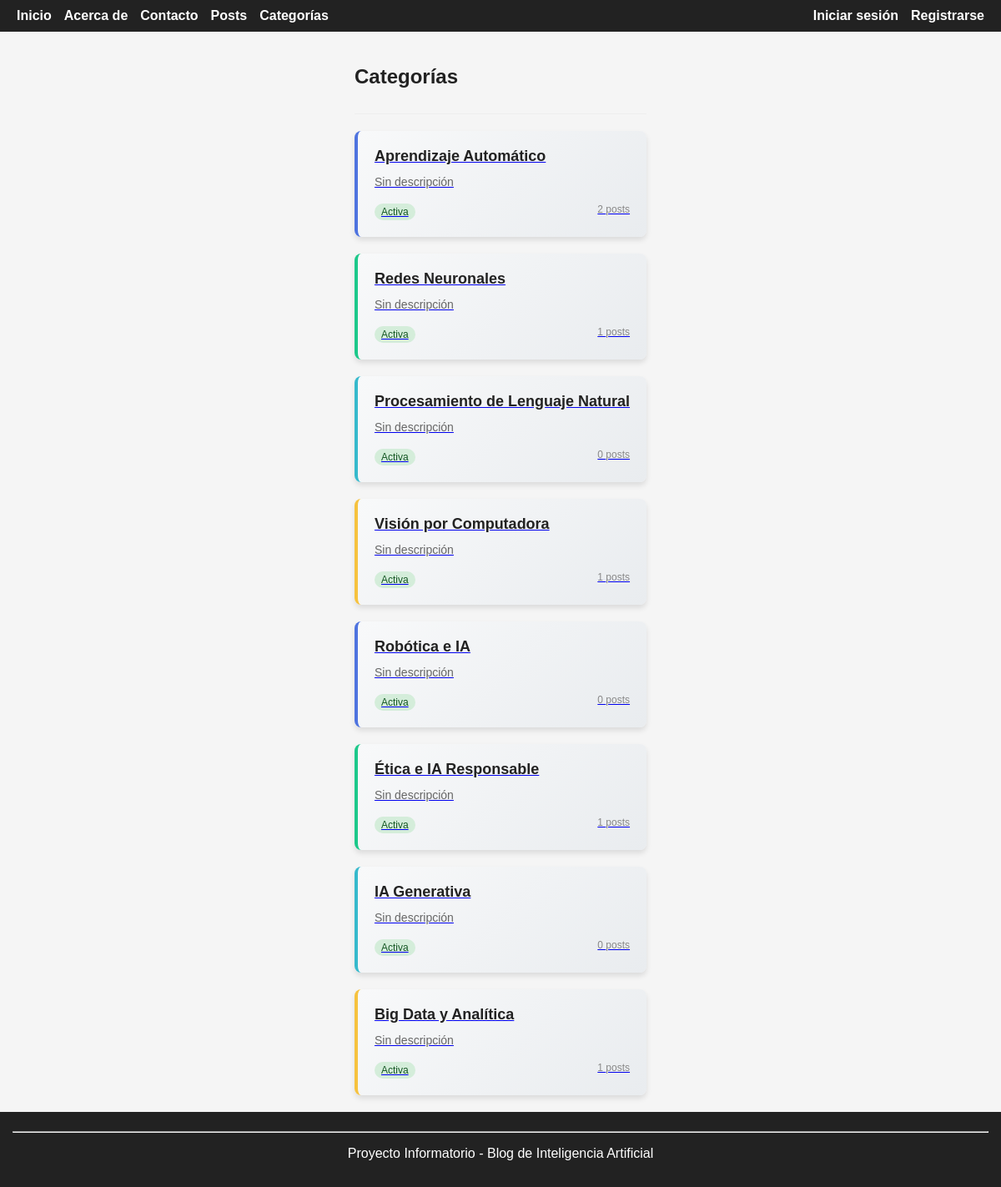
Page /categorias/ on the committed database.
### categorias/models.py (models this page shows, shortened)
class Categoria(models.Model):
    nombre = models.CharField(max_length=100, unique=True)
    slug = models.SlugField(unique=True, blank=True, null=True)

### categorias/views.py (the view)
# urls.py: path('', views.lista_categorias, name='categorias_lista'),
def lista_categorias(request):
    categorias = Categoria.objects.all()
    return render(request, 'categorias/lista_categorias.html', {'categorias': categorias})

### paginas/context_processors.py (called while the page is built)
def categorias_context(request):
    return {
        'categorias_globales': Categoria.objects.all()
    }

### categorias/templates/categorias/lista_categorias.html
{% extends "base.html" %}
{% block content %}
<div class="category-header">
    <h2 class="category-title">Categorías</h2>
</div>
<div class="categories-container">
    {% for categoria in categorias %}
    <a href="{% url 'posts_por_categoria' categoria.slug %}" class="category-card">
        <div class="category-name">{{ categoria.nombre }}</div>
        <div class="category-description">
            {{ categoria.descripcion|default:"Sin descripción" }}
        </div>
        <div class="category-meta">
            <span class="category-status active">Activa</span>
            <span>{{ categoria.posts.count }} posts</span>
        </div>
    </a>
    {% empty %}
        <p>No hay categorías creadas.</p>
    {% endfor %}
</div>
{% endblock %}

### static/css/style.css (style rules this page uses)
body { font-family: Arial, sans-serif; background-color: #f5f5f5; margin: 0; padding: 0; min-height: 100vh; display: flex; flex-direction: column; }
.categories-container { display: grid; grid-template-columns: repeat(auto-fill, minmax(250px, 1fr)); gap: 20px; margin-top: 20px; }
.category-card { background: linear-gradient(135deg, #f8f9fa 0%, #e9ecef 100%); border-radius: 8px; padding: 20px; box-shadow: 0 4px 6px rgba(0, 0, 0, 0.1); transition: transform 0.3s ease, box-shadow 0.3s ease; border-left: 4px solid #222; }
.category-name { font-size: 18px; font-weight: bold; color: #222; margin-bottom: 10px; }
.category-description { font-size: 14px; color: #666; line-height: 1.5; }
.category-meta { display: flex; justify-content: space-between; margin-top: 15px; font-size: 12px; color: #888; }
.category-status { display: inline-block; padding: 3px 8px; border-radius: 12px; background-color: #e9ecef; color: #495057; }
.category-status.active { background-color: #d4edda; color: #155724; }
.category-header { display: flex; justify-content: space-between; align-items: center; margin-bottom: 20px; padding-bottom: 10px; border-bottom: 1px solid #eee; }
.category-title { font-size: 24px; color: #222; }
.category-card:nth-child(4n+1) { border-left-color: #4e73df; }
.category-card:nth-child(4n+2) { border-left-color: #1cc88a; }
.category-card:nth-child(4n+3) { border-left-color: #36b9cc; }
.category-card:nth-child(4n+4) { border-left-color: #f6c23e; }

### rows in the picture
Categoria: nombre "Aprendizaje Automático", descripcion "Sin descripción", posts.count "2"
Categoria: nombre "Redes Neuronales", descripcion "Sin descripción", posts.count "1"
Categoria: nombre "Procesamiento de Lenguaje Natural", descripcion "Sin descripción", posts.count "0"
Categoria: nombre "Visión por Computadora", descripcion "Sin descripción", posts.count "1"
Categoria: nombre "Robótica e IA", descripcion "Sin descripción", posts.count "0"
Categoria: nombre "Ética e IA Responsable", descripcion "Sin descripción", posts.count "1"
Categoria: nombre "IA Generativa", descripcion "Sin descripción", posts.count "0"
Categoria: nombre "Big Data y Analítica", descripcion "Sin descripción", posts.count "1"
